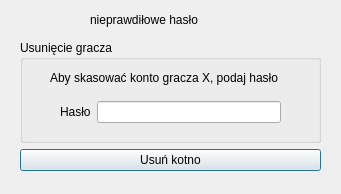
<?xml version="1.0" encoding="UTF-8"?>
<ui version="4.0">
 <class>gracz_usun</class>
 <widget class="QDialog" name="gracz_usun">
  <property name="geometry">
   <rect>
    <x>0</x>
    <y>0</y>
    <width>341</width>
    <height>194</height>
   </rect>
  </property>
  <property name="windowTitle">
   <string>Dialog</string>
  </property>
  <widget class="QLabel" name="label_3">
   <property name="geometry">
    <rect>
     <x>90</x>
     <y>10</y>
     <width>241</width>
     <height>20</height>
    </rect>
   </property>
   <property name="text">
    <string>nieprawdiłowe hasło</string>
   </property>
  </widget>
  <widget class="QWidget" name="layoutWidget">
   <property name="geometry">
    <rect>
     <x>20</x>
     <y>40</y>
     <width>301</width>
     <height>131</height>
    </rect>
   </property>
   <layout class="QVBoxLayout" name="verticalLayout_4">
    <item>
     <widget class="QGroupBox" name="groupBox_2">
      <property name="title">
       <string>Usunięcie gracza</string>
      </property>
      <widget class="QLabel" name="label">
       <property name="geometry">
        <rect>
         <x>30</x>
         <y>30</y>
         <width>251</width>
         <height>16</height>
        </rect>
       </property>
       <property name="text">
        <string>Aby skasować konto gracza X, podaj hasło</string>
       </property>
      </widget>
      <widget class="QWidget" name="layoutWidget_2">
       <property name="geometry">
        <rect>
         <x>40</x>
         <y>60</y>
         <width>221</width>
         <height>24</height>
        </rect>
       </property>
       <layout class="QHBoxLayout" name="horizontalLayout">
        <item>
         <widget class="QLabel" name="label_2">
          <property name="text">
           <string>Hasło</string>
          </property>
         </widget>
        </item>
        <item>
         <widget class="QLineEdit" name="lineEdit"/>
        </item>
       </layout>
      </widget>
     </widget>
    </item>
    <item>
     <widget class="QPushButton" name="pushButton">
      <property name="text">
       <string>Usuń kotno</string>
      </property>
     </widget>
    </item>
   </layout>
  </widget>
 </widget>
 <resources/>
 <connections/>
</ui>
